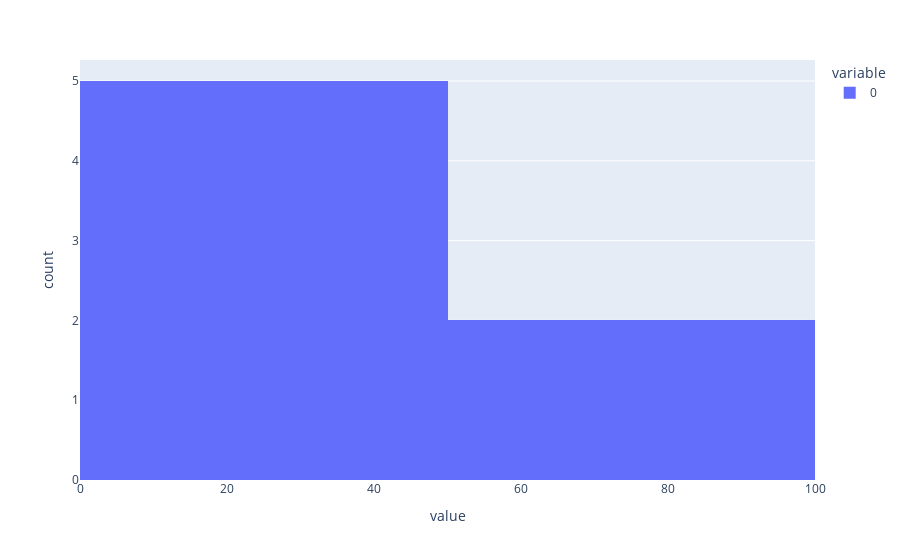

The code cell stored with this chart in its notebook:
### Code cell
import plotly.express as px

fig = px.histogram([7.25, 71.28, 7.92, 53.1, 8.05, 20, 25])
fig.show()

[53.1, 71.28]

### Figure 1 — Plotly figure (JSON) as saved in the notebook; plotly's stock layout.template omitted (floating-point values rounded to 4 significant figures)
{"data": [{"alignmentgroup": "True", "bingroup": "x", "hovertemplate": "variable=0<br>value=%{x}<br>count=%{y}<extra></extra>", "legendgroup": "0", "marker": {"color": "#636efa", "pattern": {"shape": ""}}, "name": "0", "offsetgroup": "0", "orientation": "v", "showlegend": true, "type": "histogram", "x": [7.25, 71.28, 7.92, 53.1, 8.05, 20, 25], "xaxis": "x", "yaxis": "y"}], "layout": {"barmode": "relative", "legend": {"title": {"text": "variable"}, "tracegroupgap": 0}, "margin": {"t": 60}, "xaxis": {"anchor": "y", "domain": [0, 1], "title": {"text": "value"}}, "yaxis": {"anchor": "x", "domain": [0, 1], "title": {"text": "count"}}}}
